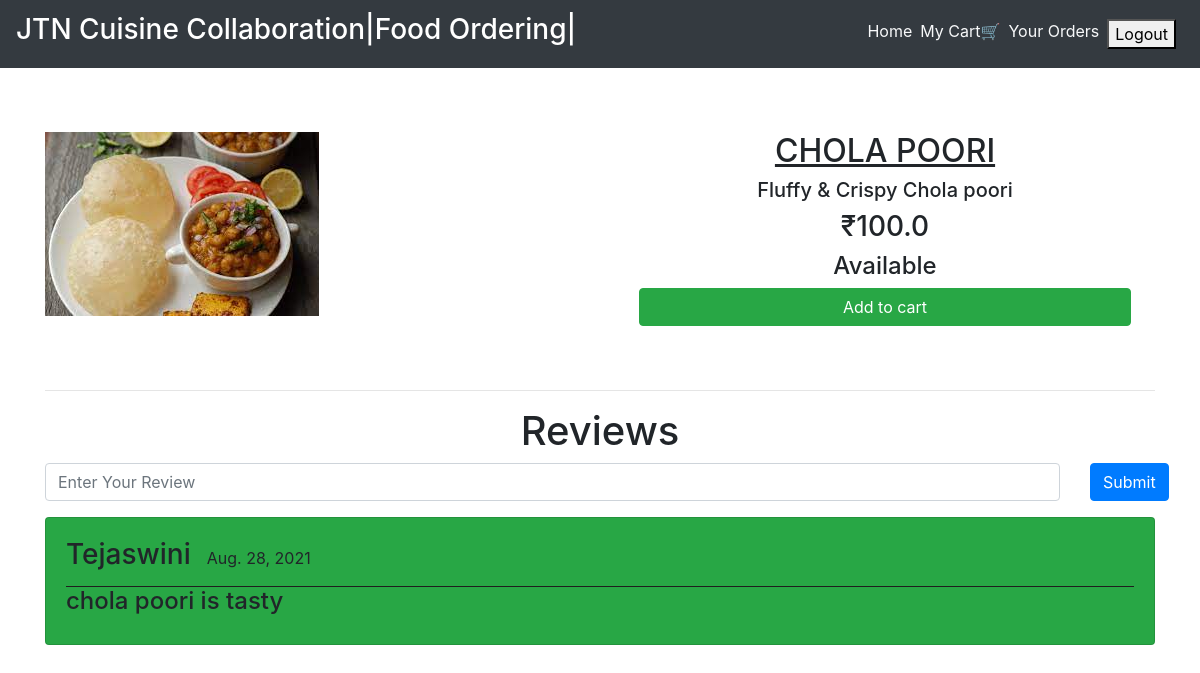
/dishes/cholapoori (signed in), run on the app's committed database.
### main/models.py (models this page shows, shortened)
class Item(models.Model):
    LABELS = (
        ('Best Selling Foods', 'Best Selling Foods'),
        ('New Food', 'New Food'),
        ('Spicy Foods🔥', 'Spicy Foods🔥'),
    )
    LABEL_COLOUR = (
        ('danger', 'danger'),
        ('success', 'success'),
        ('primary', 'primary'),
        ('info', 'info'),
        ('warning', 'warning'),
    )
    title = models.CharField(max_length=150)
    description = models.CharField(max_length=250,blank=True)
    price = models.FloatField()
    pieces = models.IntegerField(default=6)
    instructions = models.CharField(max_length=250,default="Available")
    image = models.ImageField(default='default.png', upload_to='images/')
    labels = models.CharField(max_length=25, choices=LABELS, blank=True)
    label_colour = models.CharField(max_length=15, choices=LABEL_COLOUR, blank=True)
    slug = models.SlugField(default="foods")
    created_by = models.ForeignKey(User, on_delete=models.CASCADE)

class Reviews(models.Model):
    user = models.ForeignKey(User, on_delete = models.CASCADE)
    item = models.ForeignKey(Item, on_delete = models.CASCADE)
    rslug = models.SlugField()
    review = models.TextField()
    posted_on = models.DateField(default=timezone.now)
    class Meta:
        verbose_name = 'Review'
        verbose_name_plural = 'Reviews'

### main/views.py (the view)
# urls.py: path('dishes/<slug>', views.menuDetail, name='dishes'),
def menuDetail(request, slug):
    item = Item.objects.filter(slug=slug).first()
    reviews = Reviews.objects.filter(rslug=slug).order_by('-id')[:7]
    context = {
        'item' : item,
        'reviews' : reviews,
    }
    return render(request, 'main/dishes.html', context)

### main/templatetags/get_group.py (called while the page is built)
@register.filter(name='has_group')
def has_group(user, group_name):
    return user.groups.filter(name=group_name).exists()

### main/templates/main/dishes.html (shortened to what this page needs)
{% extends "main/layout.html" %}
{% block content %}
<div class="dishes">
  <main class="mt-3 pt-4 main">
    <div class="container dark-grey-text">
      <div class="row wow fadeIn">
        <div class="col-md-6 mb-4">
          <img src="{{ item.image.url }}" class="img-fluid mt-4" alt="">
        </div>
        <div class="col-md-6 mb-4 information">
          <div class="p-4 content">
            <div class="mt-0">
                <h2><u>{{ item.title }}</u><span class="badge badge-{{ item.label_colour }} ml-2">{{ item.labels }}</span></h2>
            </div>
            <div class="lead">
              {% if item.description %}
              <h5>{{ item.description }}</h5>
              {% endif %}
              <h3>₹{{ item.price }} </h3>
              <h4>{{ item.instructions }}</h4>
            </div>
            <a href="{% url 'main:add-to-cart' item.slug %}" class="btn btn-success btn-md my-0 p">Add to cart</a>
          </div>
        </div>
      </div>
      <hr>
    </div>
  </main>
  <div class="container">
    <h1 class="text-center">Reviews</h1>
    <form action="{% url 'main:add_reviews' %}" method="POST" class="mb-3">
      <div class="row">
        <div class="col-sm-11">
          <input type="text" name="review" class="form-control" placeholder="Enter Your Review">
        </div>
        <div class="col-sm-1">
          <button type="submit" class="btn btn-primary">Submit</button>
        </div>
      </div>
    </form>
    {% for review in reviews %}
    <div class="main-reviews card bg-success mb-3">
      <div class="card-body">
        <div class="user_details" style="display: flex; border-bottom: 1px solid rgb(31, 30, 30);">
          <h3 class="mr-3">{{ review.user.username }} </h3>
          <p class="mt-2">{{ review.posted_on }}</p>
        </div>
          <h4>{{ review.review }}</h4>
      </div>
    </div>
    {% endfor %}
  </div>
</div>
{% endblock content %}

### main/static/main/styles.css (style rules this page uses)
.dishes .main .container .row img { max-width: 540px; max-height: 450px; width: fit-content; }
.dishes .main .container .row .content { display: flex; flex-direction: column; text-align: center; justify-content: center; }
.dishes .main .container .row .information { display: flex; flex-direction: column; text-align: center; justify-content: center; }

### data on the page
Item: image (picture), title "CHOLA POORI", description "Fluffy & Crispy Chola poori", price "100.0", instructions "Available"
Reviews: user.username "Tejaswini", posted_on "Aug. 28, 2021", review "chola poori is tasty"
